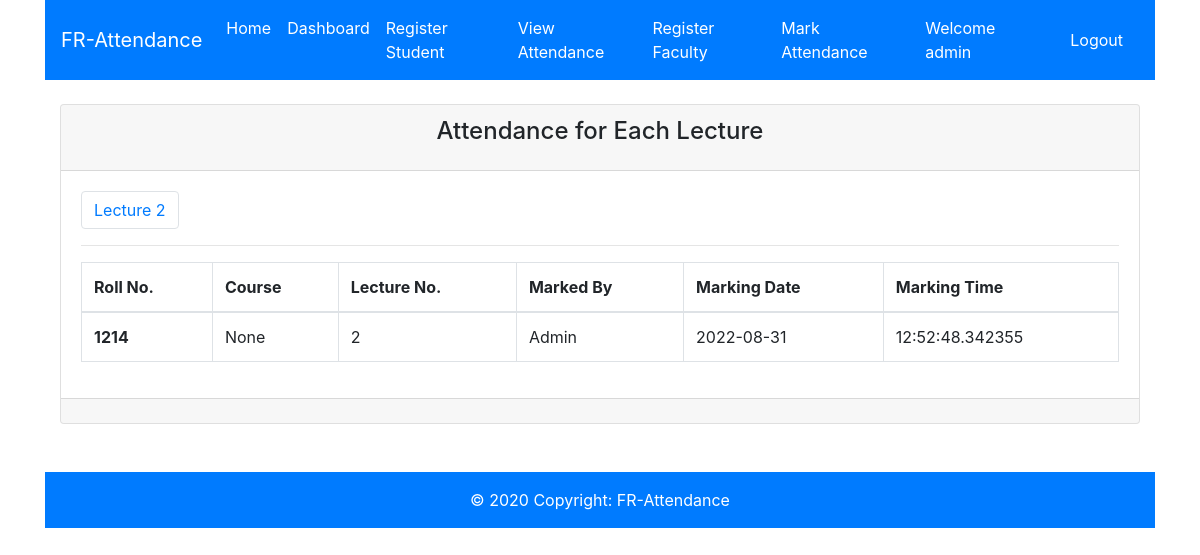
The app's page /view_lectures_attendance/?lecture=2 (signed in) with its own data.
### models.py (models this page shows)
class Attendance(db.Model):
    __tablename__ = 'Attendance'
    __table_args__ = {'extend_existing': True}
    att_id = db.Column(db.Integer, primary_key=True)
    rollno = db.Column(db.Integer)
    course = db.Column(db.String(80))
    lecture_no = db.Column(db.Integer)
    marked_by = db.Column(db.String(80))
    marked_date = db.Column(db.Date)
    marked_time = db.Column(db.Time)

### app.py (the view)
@app.route('/view_lectures_attendance/')
@is_faculty_logged_in
def view_lectures_attendance():
    lect_no = request.args.get('lecture')
    if lect_no is None:
        lect_no = 1
    unique_lect_no = Attendance.query.filter_by(marked_by=session['name']).with_entities(
        Attendance.lecture_no).distinct().order_by(Attendance.lecture_no).all()
    attendance = Attendance.query.filter_by(
        lecture_no=lect_no, marked_by=session['name']).all()
    return render_template('view_lecture_attendance.html', unique_lect_no=unique_lect_no, attendance=attendance)

### app.py (called while the page is built)
def is_faculty_logged_in(f):
    @wraps(f)
    def wrap(*args, **kwargs):
        if 'fty_logged_in' in session:
            return f(*args, **kwargs)
        else:
            flash('Unauthorized, Please login!', 'danger')
            return redirect(url_for('login_faculty'))
    return wrap

### templates/view_lecture_attendance.html (shortened to what this page needs)
{% extends 'layout.html' %}
{% block body %}
          <div class="col-md-12">
            <div class="card">
              <div class="card-header">
                <h4 class="card-title text-center">Attendance for Each Lecture</h4>
              </div>
              <div class="card-body">
                {% if attendance is not none %}
                  <nav aria-label="Page navigation example">
                      <ul class="pagination">
                        {% for lec in unique_lect_no %}
                          <li class="page-item"><a class="page-link" href="{{ url_for('view_lectures_attendance', lecture=lec[0]) }}">Lecture {{ lec[0] }}</a></li>
                        {% endfor %}
                      </ul>
                  </nav>
                  <hr>
                  <table class="table table-bordered">
                    <thead>
                      <tr>
                        <th scope="col">Roll No.</th>
                        <th scope="col">Course</th>
                        <th scope="col">Lecture No.</th>
                        <th scope="col">Marked By</th>
                        <th scope="col">Marking Date</th>
                        <th scope="col">Marking Time</th>
                      </tr>
                    </thead>
                    <tbody>
                      {% for a in attendance %}
                      <tr>
                        <th>{{ a.rollno }}</th>
                        <td>{{ a.course }}</td>
                        <td>{{ a.lecture_no }}</td>
                        <td>{{ a.marked_by }}</td>
                        <td>{{ a.marked_date }}</td>
                        <td>{{ a.marked_time }}</td>
                      </tr>
                      {% endfor %}
                    </tbody>
                  </table>
                {% else %}
                  <h5 class="text text-danger">No Records Available</h5>
                {% endif %}
              </div>
              <div class="card-footer text-muted">
              </div>
            </div>
          </div>
{% endblock %}

### templates/includes/_navbar.html (shortened to what this page needs)
<nav class="navbar navbar-expand-lg navbar-dark bg-primary">
      <a class="navbar-brand" href="#">FR-Attendance</a>
      <div class="collapse navbar-collapse" id="navbarSupportedContent">
        <ul class="navbar-nav mr-auto">
          <li class="nav-item active">
            <a class="nav-link" href="/">Home</a>
          </li>
          {% if not session.fty_logged_in and  not session.std_logged_in %}
          <li class="nav-item">
            <a class="nav-link" href="/login_student">Student Login</a>
          </li>
          <li class="nav-item">
            <a class="nav-link" href="/login_faculty">Faculty Login</a>
          </li>
          {% elif session.fty_logged_in %}
            <li class="nav-item active">
              <a class="nav-link" href="/faculty">Dashboard</a>
            </li>
            <li class="nav-item active">
              <a class="nav-link" href="/student_registration">Register Student</a>
            </li>
            <li class="nav-item active">
              <a class="nav-link" href="/view_lectures_attendance">View Attendance</a>
            </li>
            {% if session.is_admin %}
            <li class="nav-item active">
              <a class="nav-link" href="/faculty_registration">Register Faculty</a>
            </li>
            {% endif %}
            <li class="nav-item active">
              <a class="nav-link" href="/attendance">Mark Attendance</a>
            </li>
          {% endif %}
        </ul>
        {% if session.fty_logged_in or session.std_logged_in %}
        <div class="nav-item">
          <a class="nav-link" style="color:white" href="#">Welcome {{ session.uname }}</a>
        </div>
          <div class="nav-item">
            <a class="nav-link" style="color:white" href="/logout">Logout</a>
          </div>
        {% endif %}
      </div>
</nav>

### templates/layout.html (style rules this page uses)
nav, footer { color: white }

### records on screen
Attendance: uname "admin", rollno "1214", course "None", lecture_no "2", marked_by "Admin", marked_date "2022-08-31", marked_time "12:52:48.342355"

### other values on screen
{{ lec[0] }} "2"
